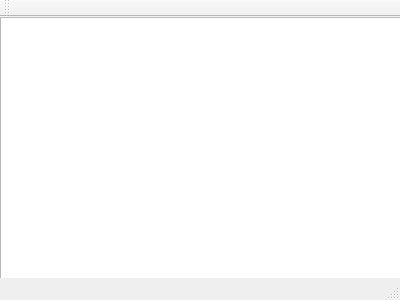
<?xml version="1.0" encoding="UTF-8"?>
<ui version="4.0">
 <class>MainWindow</class>
 <widget class="QMainWindow" name="MainWindow">
  <property name="geometry">
   <rect>
    <x>0</x>
    <y>0</y>
    <width>400</width>
    <height>300</height>
   </rect>
  </property>
  <property name="windowTitle">
   <string>MainWindow</string>
  </property>
  <widget class="QWidget" name="centralWidget">
   <widget class="QGraphicsView" name="graphicsView">
    <property name="geometry">
     <rect>
      <x>0</x>
      <y>0</y>
      <width>401</width>
      <height>281</height>
     </rect>
    </property>
    <property name="sizePolicy">
     <sizepolicy hsizetype="Preferred" vsizetype="Preferred">
      <horstretch>0</horstretch>
      <verstretch>0</verstretch>
     </sizepolicy>
    </property>
   </widget>
  </widget>
  <widget class="QMenuBar" name="menuBar">
   <property name="geometry">
    <rect>
     <x>0</x>
     <y>0</y>
     <width>400</width>
     <height>22</height>
    </rect>
   </property>
  </widget>
  <widget class="QToolBar" name="mainToolBar">
   <attribute name="toolBarArea">
    <enum>TopToolBarArea</enum>
   </attribute>
   <attribute name="toolBarBreak">
    <bool>false</bool>
   </attribute>
  </widget>
  <widget class="QStatusBar" name="statusBar"/>
 </widget>
 <layoutdefault spacing="6" margin="11"/>
 <resources/>
 <connections/>
</ui>
